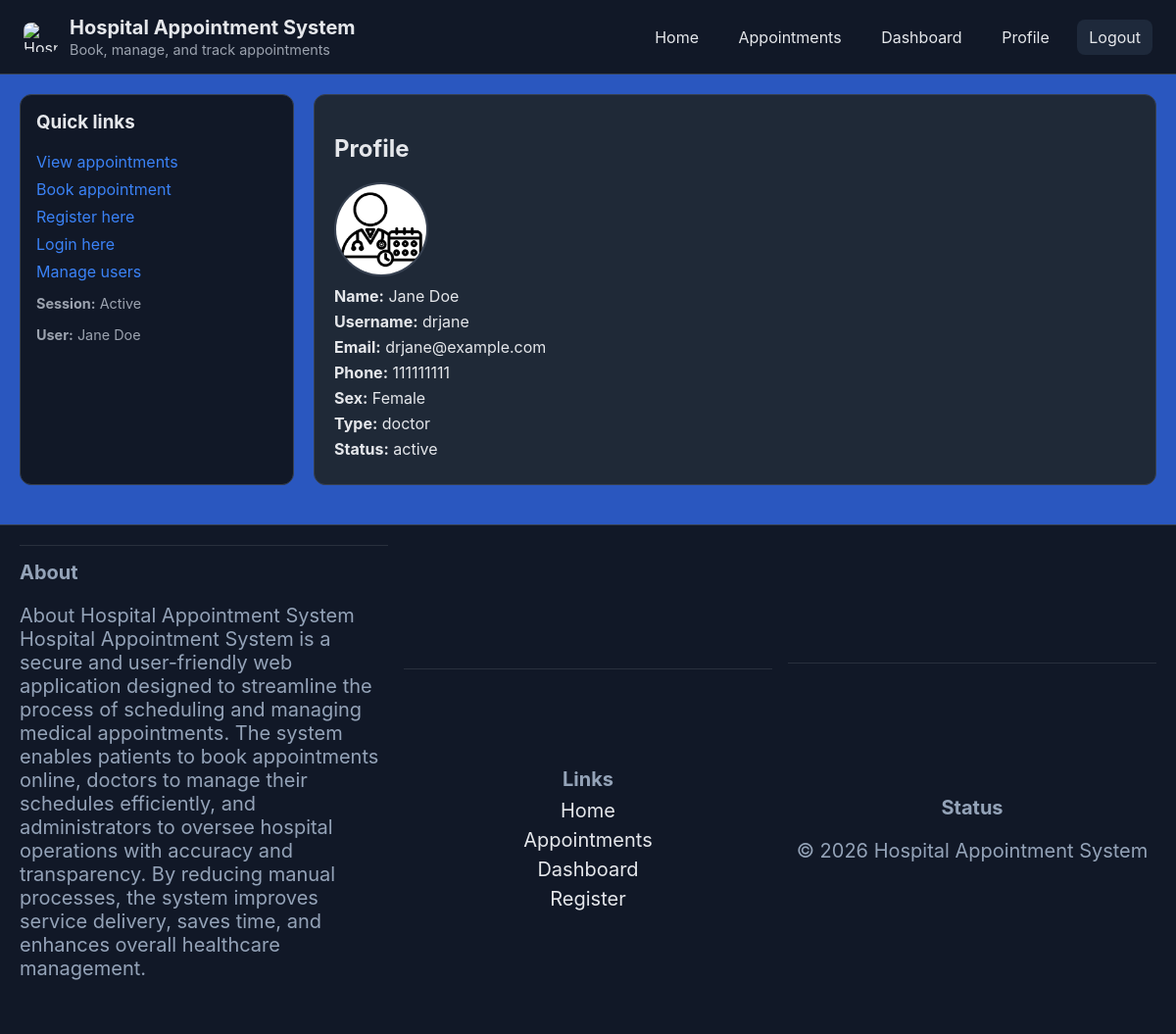
The app's page /profile.php (signed in) with its own data.
### tables this page shows
CREATE TABLE IF NOT EXISTS users (
  id INT AUTO_INCREMENT PRIMARY KEY,
  first_name VARCHAR(100) NOT NULL,
  last_name VARCHAR(100) NOT NULL,
  sex ENUM('Male','Female','Other') NOT NULL,
  username VARCHAR(100) NOT NULL UNIQUE,
  password_hash VARCHAR(255) NOT NULL,
  phone VARCHAR(30),
  email VARCHAR(150) UNIQUE,
  profile_picture VARCHAR(255),
  user_type ENUM('admin','doctor','patient') DEFAULT 'patient',
  status ENUM('active','not_active') DEFAULT 'active',
  created_at TIMESTAMP DEFAULT CURRENT_TIMESTAMP
);

### profile.php (the view, shortened to what this page needs)
<?php
require_once 'config.php';
$view_id = isset($_GET['id']) ? (int)$_GET['id'] : $_SESSION['user']['id'];
$stmt = $pdo->prepare("SELECT * FROM users WHERE id = ?");
$stmt->execute([$view_id]);
$user = $stmt->fetch();
include 'includes/header.php';
include 'includes/sidebar.php';
?>
<section class="content">
  <h2>Profile</h2>
  <div class="profile">
    <img class="avatar" src="<?php echo $user['profile_picture'] ? htmlspecialchars($user['profile_picture']) : 'assets/logo.png'; ?>" alt="Profile">
    <ul class="list">
      <li><strong>Name:</strong> <?php echo htmlspecialchars($user['first_name'] . ' ' . $user['last_name']); ?></li>
      <li><strong>Username:</strong> <?php echo htmlspecialchars($user['username']); ?></li>
      <li><strong>Email:</strong> <?php echo htmlspecialchars($user['email']); ?></li>
      <li><strong>Phone:</strong> <?php echo htmlspecialchars($user['phone']); ?></li>
      <li><strong>Sex:</strong> <?php echo htmlspecialchars($user['sex']); ?></li>
      <li><strong>Type:</strong> <?php echo htmlspecialchars($user['user_type']); ?></li>
      <li><strong>Status:</strong> <?php echo htmlspecialchars($user['status']); ?></li>
    </ul>
  </div>
</section>
<?php include 'includes/footer.php'; ?>

### assets/style.css (style rules this page uses)
:root { --bg: #2a57bf; --panel: #111827; --card: #1f2937; --text: #e5e7eb; --muted: #9ca3af; --primary: #3b82f6; --primary-600: #2563eb; --danger: #ef4444; --success: #22c55e; --warning: #f59e0b; --border: #374151; --accent: #10b981; }
* { box-sizing: border-box; }
html, body { height: 100%; }
body { margin: 0; font-family: Inter, system-ui, -apple-system, Segoe UI, Roboto, Arial; background: var(--bg); color: var(--text); }
.content { background: var(--card); border:1px solid var(--border); border-radius:12px; padding:20px; }
.avatar { width:96px; height:96px; border-radius:50%; object-fit:cover; border:2px solid var(--border); }
.list { list-style:none; padding:0; margin:0; }
.list li { margin:6px 0; }

### records on screen
users: first_name+last_name "Jane Doe", username "drjane", email "drjane@example.com", phone "111111111", sex "Female", user_type "doctor", status "active"

### other values on screen
$_SESSION['user']['first_name'] . ' ' . $_SESSION['user']['last_name'] "Jane Doe"
